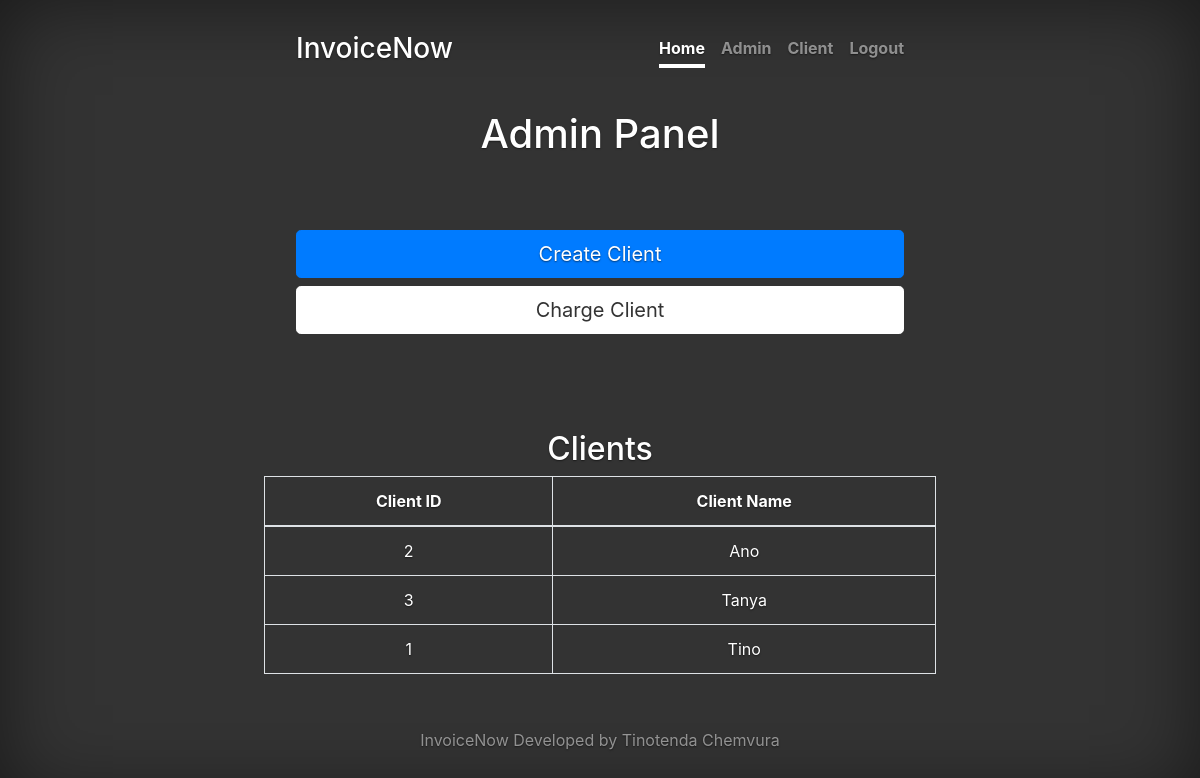
The page /admin/ (signed in) on the database as committed earlier.
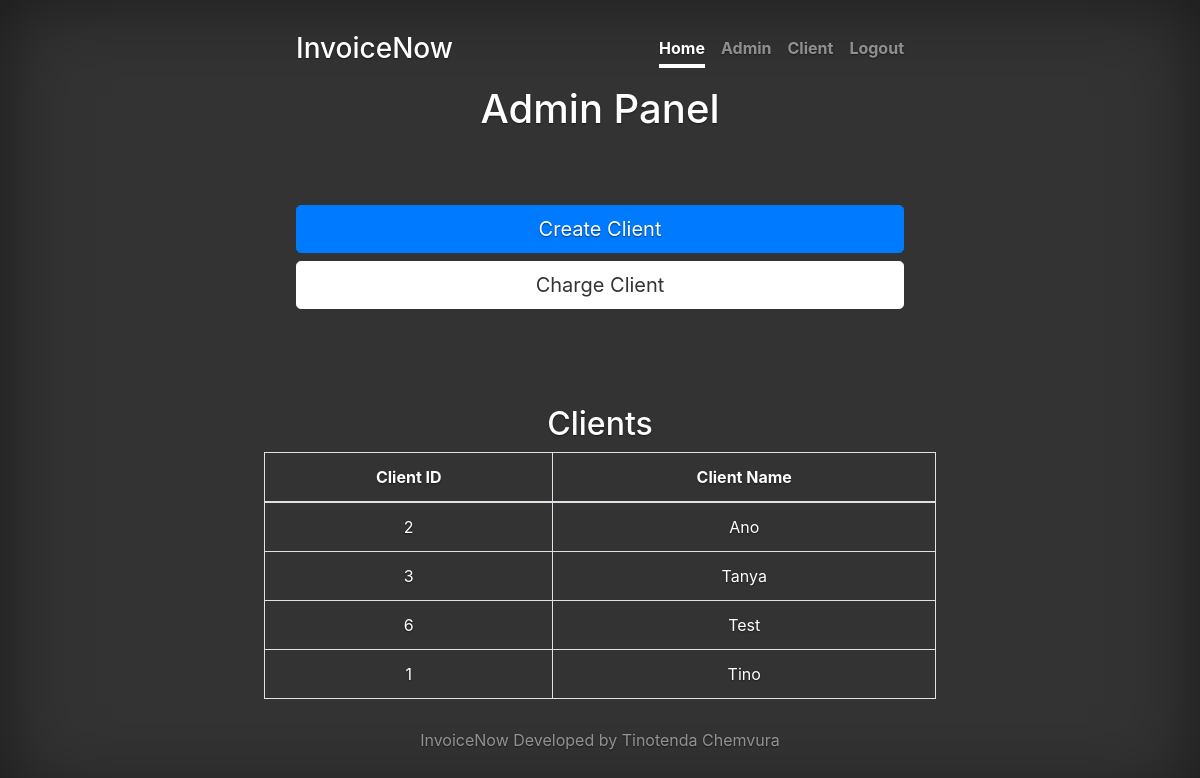
The same page on the database as committed later.
### invoice_client/models.py (models this page shows)
class Client(models.Model):
    user = models.OneToOneField(User, on_delete=models.CASCADE)
    address = models.CharField(max_length=100)
    date = models.DateTimeField(default=now)
    bill_date = models.DateTimeField(default=now)
    class Meta:
        ordering = ('user__first_name', )

### invoice_admin/views.py (the view)
# urls.py: url(r'^admin/$', AdminListView.as_view(), name='admin'),
class AdminListView(LoginRequiredMixin, ListView):
    login_url = '/login/'
    redirect_field_name = 'redirect_to'
    model = Client
    template_name = 'admin_panel.html'
    context_object_name = 'clients'
    paginate_by = 10
    queryset = Client.objects.all()
    def get(self, *args, **kwargs):
        if not self.request.user.is_staff:
            return redirect(reverse('client'))
        return super(AdminListView, self).get(*args, **kwargs)

### templates/admin_panel.html (shortened to what this page needs)
{% extends 'base.html' %}
{% block body %}
    <h1>Admin Panel</h1>
    <section class="jumbotron" style="background-color: transparent">
        <a href="{% url 'admin_create' %}" class="btn btn-primary btn-lg btn-block" role="button" >Create Client</a>
        <a href="{% url 'admin_charge' %}" class="btn btn-secondary btn-lg btn-block" role="button" >Charge Client</a>
    </section>
    <h2>Clients</h2>
    <div class="table-responsive">
        <table class="table table-bordered">
            <thead>
            <tr>
                <th>Client ID</th>
                <th>Client Name</th>
            </tr>
            </thead>
            <tbody>
            {% for client in clients %}
                <tr>
                    <td><a href="{% url 'client_view' client.id %}">{{ client.id }}</a></td>
                    <td><a href="{% url 'client_view' client.id %}">{{ client.user.first_name }}</a></td>
                </tr>
            {% endfor %}
            </tbody>
        </table>
    </div>
{% endblock %}

Rows that differ between the two databases and show on the page:
added Client: id "6", user.first_name "Test"
